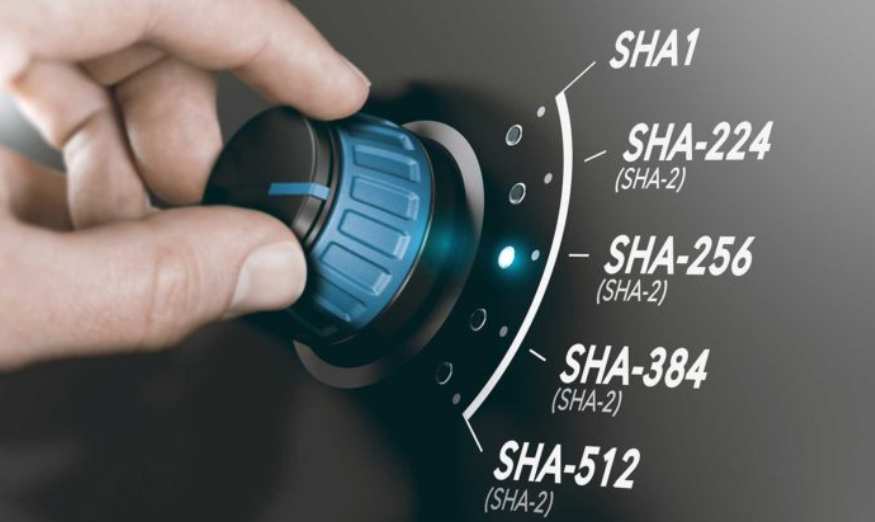
#> input picture sha.png, 875 x 522 px
$ jupyter execute Creative_Design.ipynb
#> lines starting #> are read from the running program, lines starting #| are printed output that depends on the picture; after the words box and inside, x2 and y2 are one past the last pixel; in counts of white or black regions, pixels touching at a corner belong together
[cell 1]
import matplotlib.pyplot as plt
from matplotlib.patches import FancyBboxPatch, Arrow

# Create figure
fig, ax = plt.subplots(figsize=(12, 6))

# Set limits
ax.set_xlim(0, 12)
ax.set_ylim(0, 6)

# Hide axes
ax.axis('off')

# Add "Text" box
text_box = FancyBboxPatch((1, 2.5), 3, 4, boxstyle="round,pad=0.3", edgecolor='black', facecolor='whitesmoke')
ax.add_patch(text_box)
ax.text(2.5, 4.5, "0x000000633b68f5D8D3\n0x415c8893D514F9BC5\n0x1107130205C0C904928BA\nf442d588D355B8552A6\n0xD84b4436B6aBA\n0x906f31eB6331b6d0\n0x06a9Ab27c7755Feb19a",
        fontsize=12, va='center', ha='center')

# Add "Hash value" box
hash_box = FancyBboxPatch((8, 2.5), 3, 4, boxstyle="round,pad=0.3", edgecolor='black', facecolor='whitesmoke')
ax.add_patch(hash_box)
ax.text(9.5, 4.5, "20c9ad97c081d63397d\n7b685a412227a40e23c\n8bdc6688c6f37e97cfbc2\n2d2b4d1db1510d8f61e\n"
                "6a8866ad7f0e17c02b14\n182d37ea7c3c8b9c2683\naeb6b733a1",
        fontsize=12, va='center', ha='center')

# Add labels above the boxes
ax.text(2.5, 6.5, "sender's address", fontsize=14, va='center', ha='center', weight='bold')
ax.text(9.5, 6.5, "Hash value", fontsize=14, va='center', ha='center', weight='bold')

# Add upper black lines to the boxes
ax.plot([1, 4], [6, 6], color='black', linewidth=2)
ax.plot([8, 11], [6, 6], color='black', linewidth=2)

# Add arrow
arrow = Arrow(5, 4.5, 2, 0, width=1, edgecolor='black', facecolor='gray')
ax.add_patch(arrow)

# Add hash function text
ax.text(6, 5, "Hash function", fontsize=12, va='center', ha='center')

# Display the illustration
plt.show()
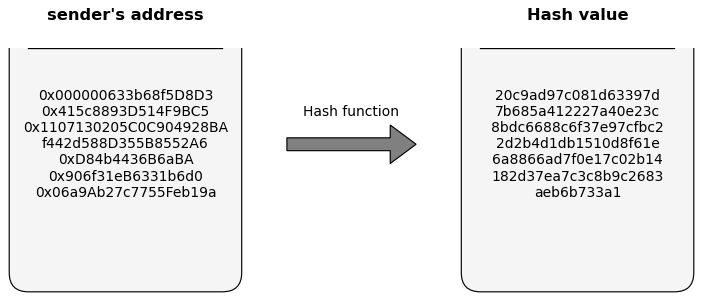
#> figure drawn by matplotlib, 1 panel

# Save the illustration as a PNG file
fig.savefig("hash_function_diagram.png", format="png")

# Confirm that the file has been saved
plt.close(fig)

[cell 2]
import matplotlib.pyplot as plt
import networkx as nx
import numpy as np

# Create a graph
G = nx.Graph()

# Add nodes
num_nodes = 50
angles = np.linspace(0, 2 * np.pi, num_nodes, endpoint=False)
positions = {i: (np.cos(angle), np.sin(angle)) for i, angle in enumerate(angles)}

for i in range(num_nodes):
    G.add_node(i, pos=positions[i])

# Add edges with some randomness
edges = []
for i in range(num_nodes):
    for j in range(i + 1, num_nodes):
        if np.random.rand() > 0.9:  # Randomly add edges
            G.add_edge(i, j)

# Draw the graph
pos = nx.get_node_attributes(G, 'pos')

fig, ax = plt.subplots(figsize=(10, 10), facecolor='black')

nx.draw_networkx_nodes(G, pos, node_size=100, node_color='pink', edgecolors='white')
nx.draw_networkx_edges(G, pos, alpha=0.5, edge_color='magenta')

# Draw circular boundary
circle = plt.Circle((0, 0), 1.1, color='white', fill=False, linestyle='dotted', linewidth=2)
ax.add_artist(circle)

# Adjust plot aesthetics
plt.axis('off')
plt.gca().set_aspect('equal')
plt.show()
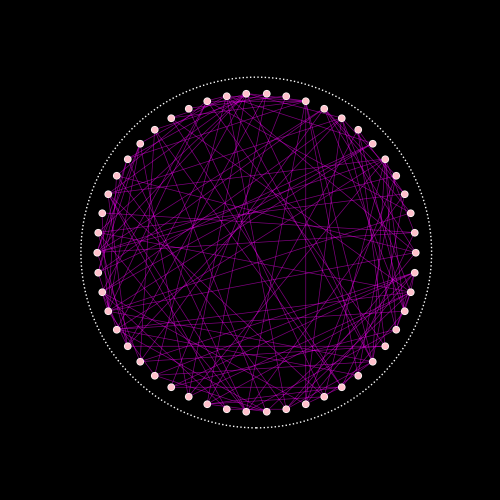
#> figure drawn by matplotlib, 1 panel


# Save the illustration as a PNG file
fig.savefig("polkadot.png", format="png")

# Confirm that the file has been saved
plt.close(fig)

[cell 3]
import cv2
import numpy as np
from PIL import Image

# Load the image
img_path = 'sha.png'
img = cv2.imread(img_path)
#> img is the input picture: shape (522, 875, 3); mean B, G, R 97, 98.2, 97.4

# Convert to grayscale
gray = cv2.cvtColor(img, cv2.COLOR_BGR2GRAY)
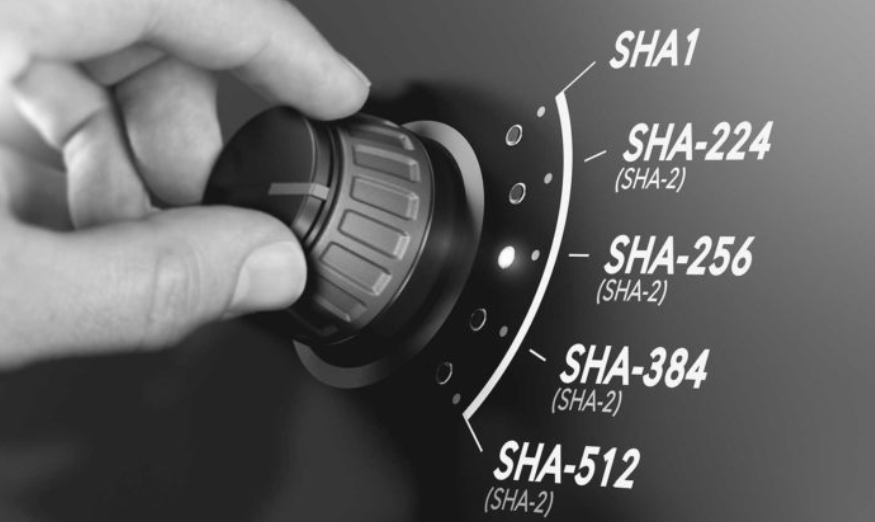
#> gray: shape (522, 875); min 12, max 255, mean 97.9

# Apply Gaussian Blur
gray_blur = cv2.GaussianBlur(gray, (5, 5), 0)

# Detect edges using Canny
edges = cv2.Canny(gray_blur, 50, 150)
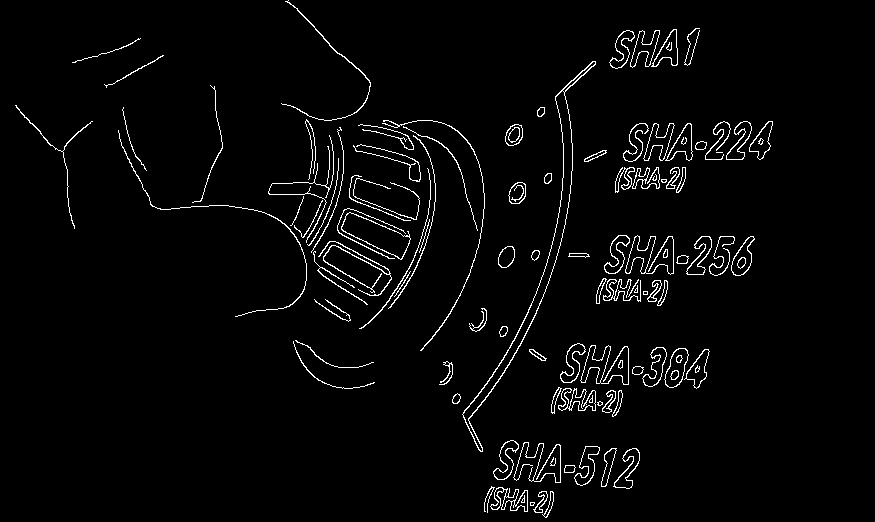
#> edges: shape (522, 875); 2.9% white in thin lines or dots, all inside (x1, y1, x2, y2) = (15, 0, 773, 518)

# Invert the edges to get a sketch effect
edges_inv = cv2.bitwise_not(edges)

# Apply bilateral filter to smooth the image
color = cv2.bilateralFilter(img, 9, 300, 300)

# Combine edges and color
sketch = cv2.bitwise_and(color, color, mask=edges_inv)
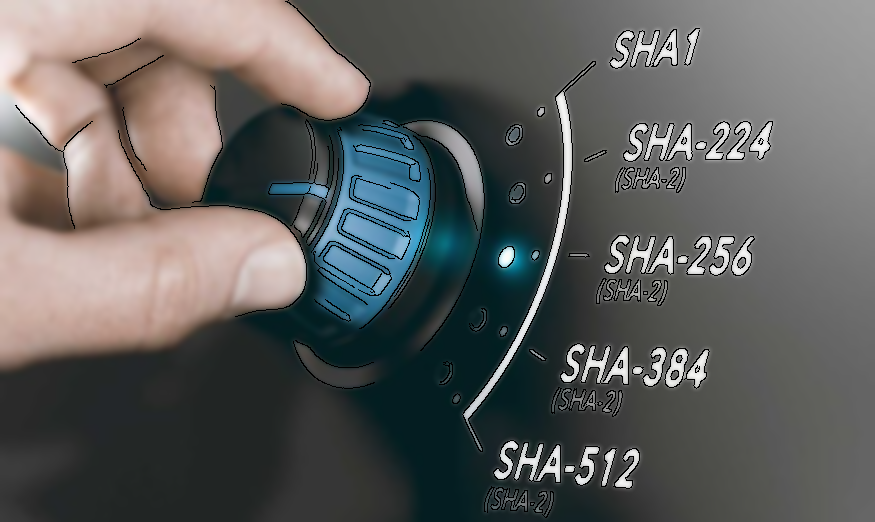
#> sketch: shape (522, 875, 3); mean B, G, R 93.2, 94.5, 94

# Convert back to PIL format
sketch_img = Image.fromarray(cv2.cvtColor(sketch, cv2.COLOR_BGR2RGB))

# Save and display the sketch
sketch_img_path = 'manga_sketch_sha.png'
sketch_img.save(sketch_img_path)

sketch_img_path

[cell 4]
import matplotlib.pyplot as plt

# Define the content to be displayed
content = """
Mathematical Representation of SHA-256

Hash Function Definition

Let H be the SHA-256 hash function. For an input x, the hash is denoted as:

H(x) = SHA-256(x)

Properties of the Hash Function

Avalanche Effect:

∀x, ∀y with x ≠ y, if |x - y| = 1 bit, then H(x) and H(y) should differ significantly

Collision Resistance:

∀x, y with x ≠ y, Pr(H(x) = H(y)) ≈ 1/2^256

Practical Implications of Uniqueness

When you hash data x using SHA-256, the resulting hash H(x) should be unique for all practical purposes:

If x1 and x2 are two different inputs, H(x1) ≠ H(x2) with extremely high probability.

Any modification to x results in a hash H(x') that is drastically different from H(x).

Example

Consider two very similar inputs:

x = "Hello, world!"

x' = "Hello, world?"

The hashes (using SHA-256) are:

H(x) = 2c74fd17edafd80e8447b0d46741ee243b7eb74e99e41adbdb7c37d53b709fb5

H(x') = d1a9a6d956237b6a66d7d22ed9b8a3847c0af6b5c5176b645da7cd0e4ffb7a68
"""

# Create a figure and axis
fig, ax = plt.subplots(figsize=(10, 12))

# Hide the axes
ax.axis('off')

# Add the text to the plot
ax.text(0.5, 0.95, "Mathematical Representation of SHA-256", ha='center', va='top', fontsize=16, family='serif', weight='bold')
ax.text(0.5, 0.88, "Hash Function Definition", ha='center', va='top', fontsize=14, family='serif', style='italic')
ax.text(0.5, 0.85, "Let H be the SHA-256 hash function. For an input x, the hash is denoted as:", ha='center', va='top', fontsize=12, family='serif')
ax.text(0.5, 0.82, "H(x) = SHA-256(x)", ha='center', va='top', fontsize=12, family='Lucida Calligraphy')
ax.text(0.5, 0.77, "Properties of the Hash Function", ha='center', va='top', fontsize=14, family='serif', style='italic')
ax.text(0.5, 0.74, "Avalanche Effect:", ha='center', va='top', fontsize=12, family='serif', weight='bold')
ax.text(0.5, 0.71, "∀x, ∀y with x ≠ y, if |x - y| = 1 bit, then H(x) and H(y) should differ significantly", ha='center', va='top', fontsize=12, family='Lucida Calligraphy')
ax.text(0.5, 0.66, "Collision Resistance:", ha='center', va='top', fontsize=12, family='serif', weight='bold')
ax.text(0.5, 0.63, "∀x, y with x ≠ y, Pr(H(x) = H(y)) ≈ 1/2^256", ha='center', va='top', fontsize=12, family='Lucida Calligraphy')
ax.text(0.5, 0.58, "Practical Implications of Uniqueness", ha='center', va='top', fontsize=14, family='serif', style='italic')
ax.text(0.5, 0.55, "When you hash data x using SHA-256, the resulting hash H(x) should be unique for all practical purposes:", ha='center', va='top', fontsize=12, family='serif')
ax.text(0.5, 0.52, "If x1 and x2 are two different inputs, H(x1) ≠ H(x2) with extremely high probability.", ha='center', va='top', fontsize=12, family='serif')
ax.text(0.5, 0.49, "Any modification to x results in a hash H(x') that is drastically different from H(x).", ha='center', va='top', fontsize=12, family='serif')
ax.text(0.5, 0.44, "Example", ha='center', va='top', fontsize=14, family='serif', style='italic')
ax.text(0.5, 0.41, 'Consider two very similar inputs:', ha='center', va='top', fontsize=12, family='serif')
ax.text(0.5, 0.38, 'x = "Hello, world!"', ha='center', va='top', fontsize=12, family='serif')
ax.text(0.5, 0.35, 'x\' = "Hello, world?"', ha='center', va='top', fontsize=12, family='serif')
ax.text(0.5, 0.3, 'The hashes (using SHA-256) are:', ha='center', va='top', fontsize=12, family='serif')
ax.text(0.5, 0.27, 'H(x) = 2c74fd17edafd80e8447b0d46741ee243b7eb74e99e41adbdb7c37d53b709fb5', ha='center', va='top', fontsize=12, family='Lucida Calligraphy')
ax.text(0.5, 0.24, 'H(x\') = d1a9a6d956237b6a66d7d22ed9b8a3847c0af6b5c5176b645da7cd0e4ffb7a68', ha='center', va='top', fontsize=12, family='Lucida Calligraphy')

# Save the image
image_path = "sha256_representation_lucida.png"
plt.savefig(image_path, bbox_inches='tight')
plt.close()

#image_path

[cell 5]
import numpy as np
import matplotlib.pyplot as plt
from matplotlib.patches import Polygon
from matplotlib.colors import LinearSegmentedColormap

# Function to draw a gradient background
def draw_gradient(ax, color1, color2, color3):
    gradient = np.linspace(0, 1, 256)
    gradient = np.vstack((gradient, gradient))
    colormap = LinearSegmentedColormap.from_list("gradient", [color1, color2, color3])
    ax.imshow(gradient, aspect='auto', cmap=colormap, extent=[0, 100, 0, 100])

# Create the figure and axis
fig, ax = plt.subplots(figsize=(12, 8))

# Draw the gradient background
draw_gradient(ax, '#DCEBF5', '#A9C4D8', '#6FA3B8')

# Iceberg shape (upper part)
iceberg_upper_coords = np.array([
    [50, 70],
    [40, 60],
    [30, 40],
    [35, 20],
    [50, 10],
    [65, 20],
    [70, 40],
    [60, 60]
])
iceberg_upper = Polygon(iceberg_upper_coords, closed=True, color='#B3E5FC', edgecolor='#90CAF9')
ax.add_patch(iceberg_upper)

# Iceberg shape (lower part)
iceberg_lower_coords = np.array([
    [30, 40],
    [35, 20],
    [50, 10],
    [65, 20],
    [70, 40],
    [65, 30],
    [50, 15],
    [35, 30],
    [30, 50],
    [70, 40],
    [65, 30],
    [50, 15],
    [35, 30],
    [30, 50]
])
iceberg_lower = Polygon(iceberg_lower_coords, closed=True, color='#81D4FA', edgecolor='#4FC3F7')
ax.add_patch(iceberg_lower)

# Reflection shape (inverted upper part)
reflection_coords = iceberg_upper_coords.copy()
reflection_coords[:, 1] = 100 - reflection_coords[:, 1]
reflection = Polygon(reflection_coords, closed=True, color='#81D4FA', alpha=0.5, edgecolor='#4FC3F7')
ax.add_patch(reflection)

# Remove axes
ax.axis('off')
# Save the image
image_path_iceberg = "iceberg.png"
plt.savefig(image_path_iceberg, bbox_inches='tight')
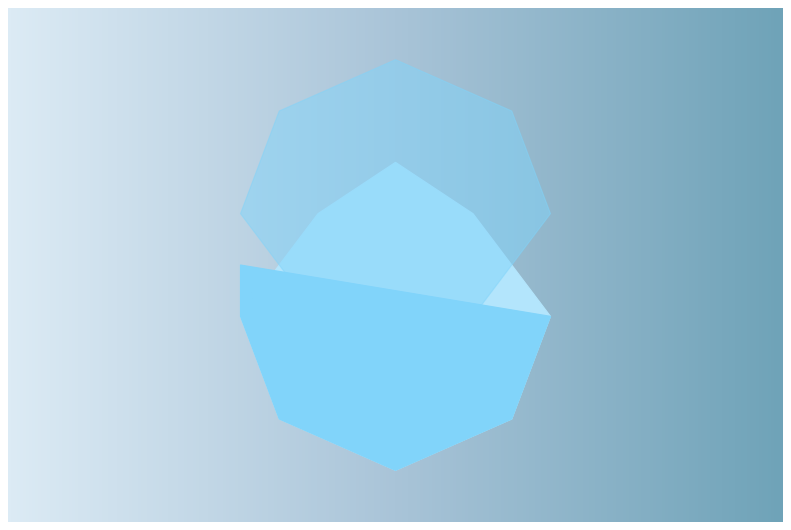
#> figure drawn by matplotlib, 1 panel

# Display the image
plt.show()
